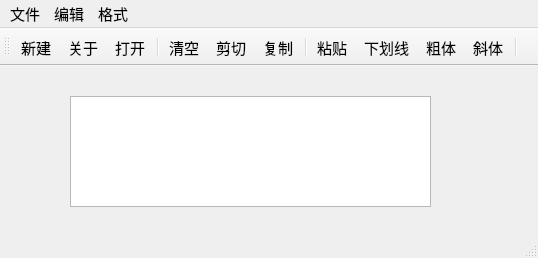
<?xml version="1.0" encoding="UTF-8"?>
<ui version="4.0">
 <class>QWMainWind</class>
 <widget class="QMainWindow" name="QWMainWind">
  <property name="geometry">
   <rect>
    <x>0</x>
    <y>0</y>
    <width>538</width>
    <height>258</height>
   </rect>
  </property>
  <property name="font">
   <font>
    <pointsize>11</pointsize>
   </font>
  </property>
  <property name="windowTitle">
   <string>QWMainWind</string>
  </property>
  <widget class="QWidget" name="centralWidget">
   <widget class="QTextEdit" name="txtEdit">
    <property name="geometry">
     <rect>
      <x>70</x>
      <y>30</y>
      <width>361</width>
      <height>111</height>
     </rect>
    </property>
    <property name="font">
     <font>
      <pointsize>16</pointsize>
     </font>
    </property>
    <property name="html">
     <string>&lt;!DOCTYPE HTML PUBLIC &quot;-//W3C//DTD HTML 4.0//EN&quot; &quot;http://www.w3.org/TR/REC-html40/strict.dtd&quot;&gt;
&lt;html&gt;&lt;head&gt;&lt;meta name=&quot;qrichtext&quot; content=&quot;1&quot; /&gt;&lt;meta charset=&quot;utf-8&quot; /&gt;&lt;style type=&quot;text/css&quot;&gt;
p, li { white-space: pre-wrap; }
hr { height: 1px; border-width: 0; }
li.unchecked::marker { content: &quot;\2610&quot;; }
li.checked::marker { content: &quot;\2612&quot;; }
&lt;/style&gt;&lt;/head&gt;&lt;body style=&quot; font-family:'Microsoft YaHei UI'; font-size:16pt; font-weight:400; font-style:normal;&quot;&gt;
&lt;p style=&quot;-qt-paragraph-type:empty; margin-top:0px; margin-bottom:0px; margin-left:0px; margin-right:0px; -qt-block-indent:0; text-indent:0px;&quot;&gt;&lt;br /&gt;&lt;/p&gt;&lt;/body&gt;&lt;/html&gt;</string>
    </property>
   </widget>
  </widget>
  <widget class="QMenuBar" name="menuBar">
   <property name="geometry">
    <rect>
     <x>0</x>
     <y>0</y>
     <width>538</width>
     <height>20</height>
    </rect>
   </property>
   <widget class="QMenu" name="menu">
    <property name="title">
     <string>文件</string>
    </property>
    <addaction name="actNew"/>
    <addaction name="actOpen"/>
    <addaction name="separator"/>
    <addaction name="actClose"/>
   </widget>
   <widget class="QMenu" name="menu_2">
    <property name="title">
     <string>编辑</string>
    </property>
    <addaction name="actCut"/>
    <addaction name="actCopy"/>
    <addaction name="actPaste"/>
    <addaction name="separator"/>
    <addaction name="actClear"/>
   </widget>
   <widget class="QMenu" name="menu_3">
    <property name="title">
     <string>格式</string>
    </property>
    <addaction name="actFontBold"/>
    <addaction name="actFontItalic"/>
    <addaction name="actFontUnder"/>
    <addaction name="separator"/>
    <addaction name="actToolbarLab"/>
   </widget>
   <addaction name="menu"/>
   <addaction name="menu_2"/>
   <addaction name="menu_3"/>
  </widget>
  <widget class="QToolBar" name="mainToolBar">
   <property name="toolButtonStyle">
    <enum>Qt::ToolButtonStyle::ToolButtonTextUnderIcon</enum>
   </property>
   <attribute name="toolBarArea">
    <enum>TopToolBarArea</enum>
   </attribute>
   <attribute name="toolBarBreak">
    <bool>false</bool>
   </attribute>
   <addaction name="actNew"/>
   <addaction name="actAbout"/>
   <addaction name="actOpen"/>
   <addaction name="separator"/>
   <addaction name="actClear"/>
   <addaction name="actCut"/>
   <addaction name="actCopy"/>
   <addaction name="separator"/>
   <addaction name="actPaste"/>
   <addaction name="actFontUnder"/>
   <addaction name="actFontBold"/>
   <addaction name="actFontItalic"/>
   <addaction name="separator"/>
  </widget>
  <widget class="QStatusBar" name="statusBar"/>
  <action name="actCut">
   <property name="icon">
    <iconset>
     <normaloff>:/images/images/cut.bmp</normaloff>:/images/images/cut.bmp</iconset>
   </property>
   <property name="text">
    <string>剪切</string>
   </property>
   <property name="toolTip">
    <string>剪切</string>
   </property>
   <property name="shortcut">
    <string>Ctrl+X</string>
   </property>
  </action>
  <action name="actCopy">
   <property name="icon">
    <iconset>
     <normaloff>:/images/images/120.bmp</normaloff>:/images/images/120.bmp</iconset>
   </property>
   <property name="text">
    <string>复制</string>
   </property>
   <property name="toolTip">
    <string>复制</string>
   </property>
   <property name="shortcut">
    <string>Ctrl+C</string>
   </property>
  </action>
  <action name="actPaste">
   <property name="icon">
    <iconset>
     <normaloff>:/images/images/paste.bmp</normaloff>:/images/images/paste.bmp</iconset>
   </property>
   <property name="text">
    <string>粘贴</string>
   </property>
   <property name="toolTip">
    <string>粘贴</string>
   </property>
   <property name="shortcut">
    <string>Ctrl+V</string>
   </property>
  </action>
  <action name="actFontBold">
   <property name="checkable">
    <bool>true</bool>
   </property>
   <property name="icon">
    <iconset>
     <normaloff>:/images/images/BLD.BMP</normaloff>:/images/images/BLD.BMP</iconset>
   </property>
   <property name="text">
    <string>粗体</string>
   </property>
   <property name="toolTip">
    <string>粗体</string>
   </property>
  </action>
  <action name="actFontItalic">
   <property name="checkable">
    <bool>true</bool>
   </property>
   <property name="icon">
    <iconset>
     <normaloff>:/images/images/ITL.BMP</normaloff>:/images/images/ITL.BMP</iconset>
   </property>
   <property name="text">
    <string>斜体</string>
   </property>
   <property name="toolTip">
    <string>斜体</string>
   </property>
  </action>
  <action name="actFontUnder">
   <property name="checkable">
    <bool>true</bool>
   </property>
   <property name="icon">
    <iconset>
     <normaloff>:/images/images/WORDUNDR.BMP</normaloff>:/images/images/WORDUNDR.BMP</iconset>
   </property>
   <property name="text">
    <string>下划线</string>
   </property>
   <property name="toolTip">
    <string>下划线</string>
   </property>
  </action>
  <action name="actClose">
   <property name="icon">
    <iconset>
     <normaloff>:/images/images/exit.bmp</normaloff>:/images/images/exit.bmp</iconset>
   </property>
   <property name="text">
    <string>退出</string>
   </property>
   <property name="toolTip">
    <string>退出</string>
   </property>
  </action>
  <action name="actOpen">
   <property name="icon">
    <iconset>
     <normaloff>:/images/images/open3.bmp</normaloff>:/images/images/open3.bmp</iconset>
   </property>
   <property name="text">
    <string>打开...</string>
   </property>
   <property name="toolTip">
    <string>打开文件</string>
   </property>
   <property name="shortcut">
    <string>Ctrl+O</string>
   </property>
  </action>
  <action name="actClear">
   <property name="icon">
    <iconset>
     <normaloff>:/images/images/103.bmp</normaloff>:/images/images/103.bmp</iconset>
   </property>
   <property name="text">
    <string>清空</string>
   </property>
   <property name="toolTip">
    <string>清空内容</string>
   </property>
  </action>
  <action name="actFont">
   <property name="icon">
    <iconset>
     <normaloff>:/images/images/20.ico</normaloff>:/images/images/20.ico</iconset>
   </property>
   <property name="text">
    <string>字体...</string>
   </property>
   <property name="toolTip">
    <string>字体设置</string>
   </property>
  </action>
  <action name="actNew">
   <property name="icon">
    <iconset>
     <normaloff>:/images/images/new2.bmp</normaloff>:/images/images/new2.bmp</iconset>
   </property>
   <property name="text">
    <string>新建</string>
   </property>
   <property name="shortcut">
    <string>Ctrl+N</string>
   </property>
  </action>
  <action name="actToolbarLab">
   <property name="checkable">
    <bool>true</bool>
   </property>
   <property name="checked">
    <bool>true</bool>
   </property>
   <property name="text">
    <string>显示工具栏文字标签</string>
   </property>
   <property name="menuRole">
    <enum>QAction::MenuRole::TextHeuristicRole</enum>
   </property>
  </action>
  <action name="actAbout">
   <property name="checkable">
    <bool>true</bool>
   </property>
   <property name="icon">
    <iconset theme="format-text-bold"/>
   </property>
   <property name="text">
    <string>关于</string>
   </property>
   <property name="toolTip">
    <string>打开文件</string>
   </property>
   <property name="menuRole">
    <enum>QAction::MenuRole::TextHeuristicRole</enum>
   </property>
  </action>
 </widget>
 <layoutdefault spacing="6" margin="11"/>
 <resources/>
 <connections>
  <connection>
   <sender>actClose</sender>
   <signal>triggered()</signal>
   <receiver>QWMainWind</receiver>
   <slot>close()</slot>
   <hints>
    <hint type="sourcelabel">
     <x>-1</x>
     <y>-1</y>
    </hint>
    <hint type="destinationlabel">
     <x>422</x>
     <y>254</y>
    </hint>
   </hints>
  </connection>
 </connections>
</ui>
